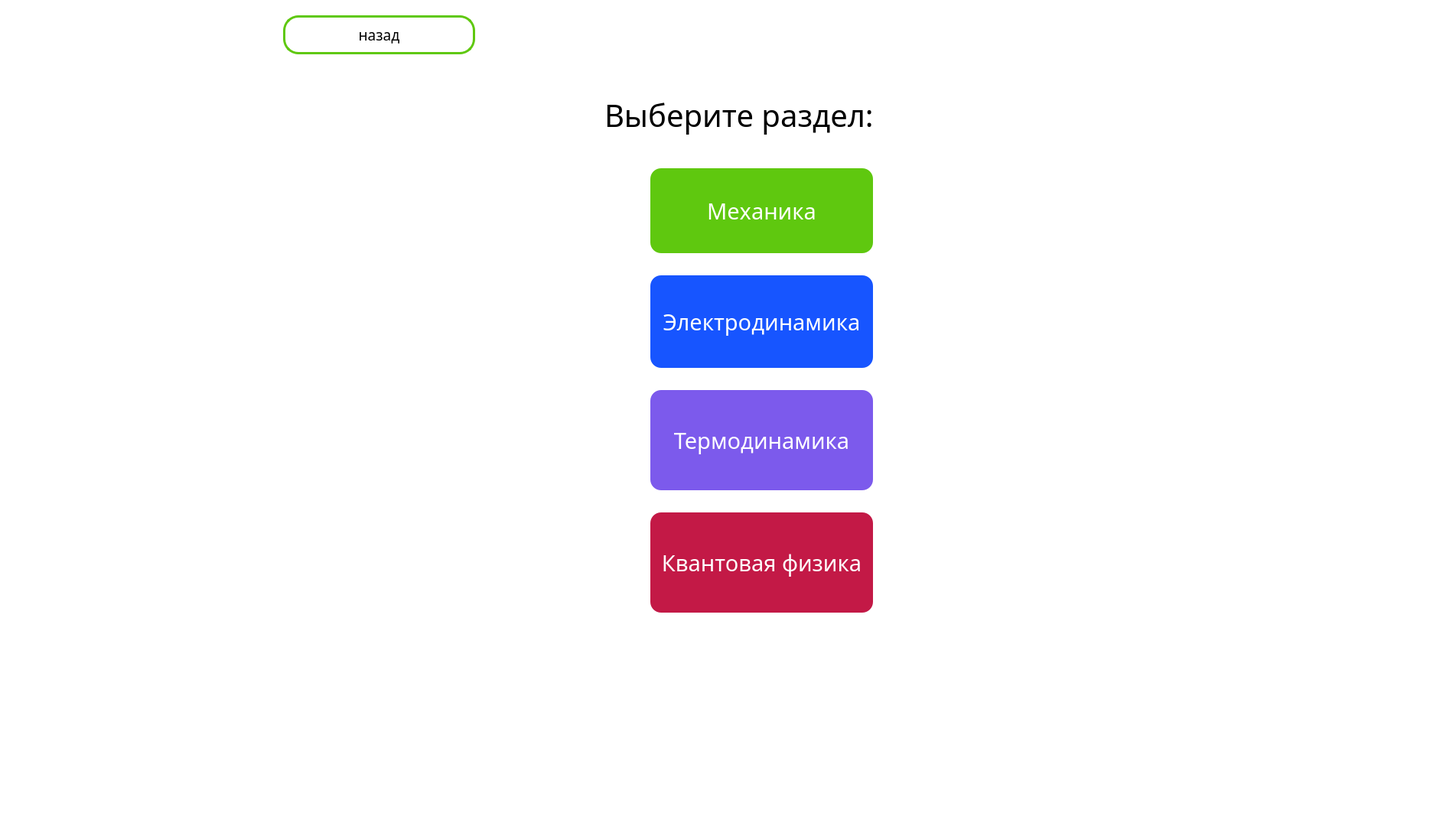
<?xml version="1.0" encoding="UTF-8"?>
<ui version="4.0">
 <class>MainWindow</class>
 <widget class="QMainWindow" name="MainWindow">
  <property name="geometry">
   <rect>
    <x>0</x>
    <y>0</y>
    <width>1903</width>
    <height>1063</height>
   </rect>
  </property>
  <property name="windowTitle">
   <string>MainWindow</string>
  </property>
  <property name="styleSheet">
   <string notr="true">background-color: rgb(255, 255, 255);</string>
  </property>
  <widget class="QWidget" name="centralwidget">
   <widget class="QLabel" name="label">
    <property name="geometry">
     <rect>
      <x>790</x>
      <y>120</y>
      <width>371</width>
      <height>61</height>
     </rect>
    </property>
    <property name="font">
     <font>
      <family>Sitka Text Semibold</family>
      <pointsize>30</pointsize>
      <weight>7</weight>
      <italic>false</italic>
      <bold>false</bold>
     </font>
    </property>
    <property name="styleSheet">
     <string notr="true">font: 63 30pt &quot;Sitka Text Semibold&quot;;</string>
    </property>
    <property name="text">
     <string>Выберите раздел:</string>
    </property>
   </widget>
   <widget class="QPushButton" name="mechButton">
    <property name="geometry">
     <rect>
      <x>850</x>
      <y>220</y>
      <width>291</width>
      <height>111</height>
     </rect>
    </property>
    <property name="font">
     <font>
      <family>Sitka Text Semibold</family>
      <pointsize>22</pointsize>
      <weight>7</weight>
      <italic>false</italic>
      <bold>false</bold>
     </font>
    </property>
    <property name="styleSheet">
     <string notr="true">background-color: rgb(95, 200, 15);
font: 63 22pt &quot;Sitka Text Semibold&quot;;
color: rgb(255, 255, 255);
	border-radius: 14px;</string>
    </property>
    <property name="text">
     <string>Механика</string>
    </property>
   </widget>
   <widget class="QPushButton" name="mktButton">
    <property name="geometry">
     <rect>
      <x>850</x>
      <y>510</y>
      <width>291</width>
      <height>131</height>
     </rect>
    </property>
    <property name="font">
     <font>
      <family>Sitka Text Semibold</family>
      <pointsize>22</pointsize>
      <weight>7</weight>
      <italic>false</italic>
      <bold>false</bold>
     </font>
    </property>
    <property name="styleSheet">
     <string notr="true">background-color: rgb(124, 90, 236);
color: rgb(255, 255, 255);
font: 63 22pt &quot;Sitka Text Semibold&quot;;
	border-radius: 14px;</string>
    </property>
    <property name="text">
     <string>Термодинамика</string>
    </property>
   </widget>
   <widget class="QPushButton" name="elButton">
    <property name="geometry">
     <rect>
      <x>850</x>
      <y>360</y>
      <width>291</width>
      <height>121</height>
     </rect>
    </property>
    <property name="font">
     <font>
      <family>Sitka Text Semibold</family>
      <pointsize>22</pointsize>
      <weight>7</weight>
      <italic>false</italic>
      <bold>false</bold>
     </font>
    </property>
    <property name="styleSheet">
     <string notr="true">font: 63 22pt &quot;Sitka Text Semibold&quot;;
background-color: rgb(23, 85, 255);
color: rgb(255, 255, 255);
	border-radius: 14px;</string>
    </property>
    <property name="text">
     <string>Электродинамика</string>
    </property>
   </widget>
   <widget class="QPushButton" name="quantButton">
    <property name="geometry">
     <rect>
      <x>850</x>
      <y>670</y>
      <width>291</width>
      <height>131</height>
     </rect>
    </property>
    <property name="font">
     <font>
      <family>Sitka Text Semibold</family>
      <pointsize>22</pointsize>
      <weight>7</weight>
      <italic>false</italic>
      <bold>false</bold>
     </font>
    </property>
    <property name="styleSheet">
     <string notr="true">background-color: rgb(195, 25, 70);
color: rgb(255, 255, 255);
font: 63 22pt &quot;Sitka Text Semibold&quot;;
	border-radius: 14px;</string>
    </property>
    <property name="text">
     <string>Квантовая физика</string>
    </property>
   </widget>
   <widget class="QLabel" name="logoLabel">
    <property name="geometry">
     <rect>
      <x>10</x>
      <y>0</y>
      <width>331</width>
      <height>91</height>
     </rect>
    </property>
    <property name="text">
     <string/>
    </property>
   </widget>
   <widget class="QPushButton" name="backButton">
    <property name="geometry">
     <rect>
      <x>370</x>
      <y>20</y>
      <width>251</width>
      <height>51</height>
     </rect>
    </property>
    <property name="font">
     <font>
      <family>Sitka Text Semibold</family>
      <pointsize>14</pointsize>
      <weight>7</weight>
      <italic>false</italic>
      <bold>false</bold>
     </font>
    </property>
    <property name="styleSheet">
     <string notr="true">background-color: rgba(255, 255, 255);
                color: rgb(0, 0, 0);
                font: 63 14pt &quot;Sitka Text Semibold&quot;;
                border-radius: 20px;

                border-width:3px;
                border-style: solid;
                border-color: rgb(95, 200, 15);</string>
    </property>
    <property name="text">
     <string>назад</string>
    </property>
   </widget>
  </widget>
  <widget class="QMenuBar" name="menubar">
   <property name="geometry">
    <rect>
     <x>0</x>
     <y>0</y>
     <width>1903</width>
     <height>21</height>
    </rect>
   </property>
  </widget>
  <widget class="QStatusBar" name="statusbar"/>
 </widget>
 <resources/>
 <connections/>
</ui>
